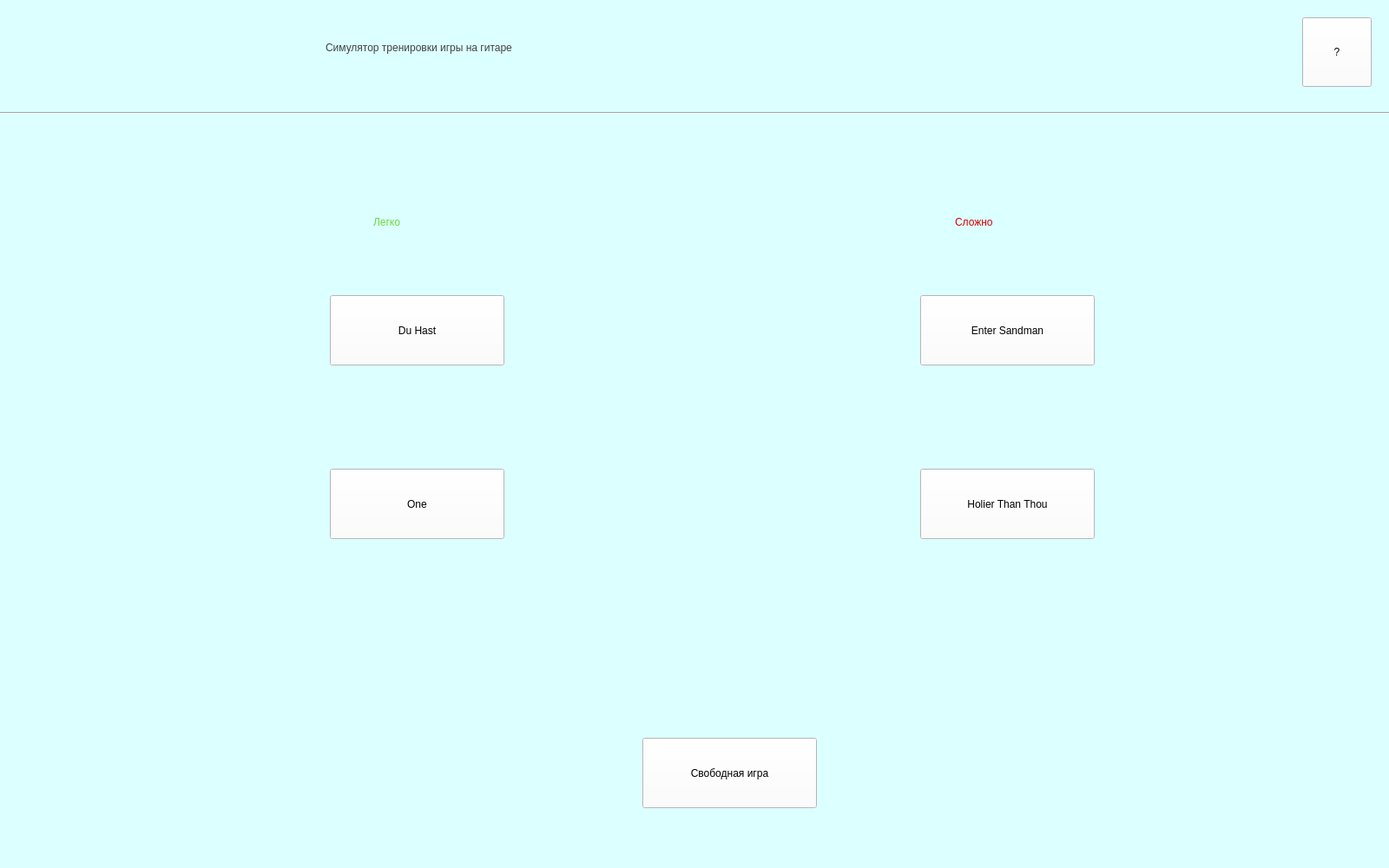
<?xml version="1.0" encoding="UTF-8"?>
<ui version="4.0">
 <class>MainMenu</class>
 <widget class="QMainWindow" name="MainMenu">
  <property name="geometry">
   <rect>
    <x>0</x>
    <y>0</y>
    <width>1600</width>
    <height>1000</height>
   </rect>
  </property>
  <property name="windowTitle">
   <string>MainWindow</string>
  </property>
  <property name="styleSheet">
   <string notr="true">background-color: rgb(220, 255, 255);</string>
  </property>
  <widget class="QWidget" name="widget">
   <widget class="QPushButton" name="hint_button">
    <property name="geometry">
     <rect>
      <x>1500</x>
      <y>20</y>
      <width>80</width>
      <height>80</height>
     </rect>
    </property>
    <property name="styleSheet">
     <string notr="true">background-color: rgb(255, 255, 255);
font: 28pt &quot;MS Shell Dlg 2&quot;;</string>
    </property>
    <property name="text">
     <string>?</string>
    </property>
   </widget>
   <widget class="QLabel" name="label">
    <property name="geometry">
     <rect>
      <x>375</x>
      <y>30</y>
      <width>850</width>
      <height>50</height>
     </rect>
    </property>
    <property name="styleSheet">
     <string notr="true">font: 35pt &quot;MS Shell Dlg 2&quot;;
color: rgb(66, 66, 66);</string>
    </property>
    <property name="text">
     <string>Симулятор тренировки игры на гитаре</string>
    </property>
   </widget>
   <widget class="Line" name="line">
    <property name="geometry">
     <rect>
      <x>0</x>
      <y>120</y>
      <width>1601</width>
      <height>20</height>
     </rect>
    </property>
    <property name="orientation">
     <enum>Qt::Horizontal</enum>
    </property>
   </widget>
   <widget class="QPushButton" name="du_hast_song">
    <property name="geometry">
     <rect>
      <x>380</x>
      <y>340</y>
      <width>201</width>
      <height>81</height>
     </rect>
    </property>
    <property name="styleSheet">
     <string notr="true">font: 25pt &quot;MS Shell Dlg 2&quot;;
background-color: rgb(255, 255, 255);</string>
    </property>
    <property name="text">
     <string>Du Hast</string>
    </property>
   </widget>
   <widget class="QLabel" name="label_2">
    <property name="geometry">
     <rect>
      <x>430</x>
      <y>230</y>
      <width>91</width>
      <height>51</height>
     </rect>
    </property>
    <property name="styleSheet">
     <string notr="true">font: 24pt &quot;MS Shell Dlg 2&quot;;
color: rgb(109, 216, 59);</string>
    </property>
    <property name="text">
     <string>Легко</string>
    </property>
   </widget>
   <widget class="QPushButton" name="one_song">
    <property name="geometry">
     <rect>
      <x>380</x>
      <y>540</y>
      <width>201</width>
      <height>81</height>
     </rect>
    </property>
    <property name="styleSheet">
     <string notr="true">font: 25pt &quot;MS Shell Dlg 2&quot;;
background-color: rgb(255, 255, 255);</string>
    </property>
    <property name="text">
     <string>One</string>
    </property>
   </widget>
   <widget class="QPushButton" name="enter_sandman_song">
    <property name="geometry">
     <rect>
      <x>1060</x>
      <y>340</y>
      <width>201</width>
      <height>81</height>
     </rect>
    </property>
    <property name="styleSheet">
     <string notr="true">font: 20pt &quot;MS Shell Dlg 2&quot;;
background-color: rgb(255, 255, 255);</string>
    </property>
    <property name="text">
     <string>Enter Sandman</string>
    </property>
   </widget>
   <widget class="QPushButton" name="holier_than_thou_song">
    <property name="geometry">
     <rect>
      <x>1060</x>
      <y>540</y>
      <width>201</width>
      <height>81</height>
     </rect>
    </property>
    <property name="styleSheet">
     <string notr="true">font: 18pt &quot;MS Shell Dlg 2&quot;;
background-color: rgb(255, 255, 255);</string>
    </property>
    <property name="text">
     <string>Holier Than Thou</string>
    </property>
   </widget>
   <widget class="QLabel" name="label_3">
    <property name="geometry">
     <rect>
      <x>1100</x>
      <y>230</y>
      <width>111</width>
      <height>51</height>
     </rect>
    </property>
    <property name="styleSheet">
     <string notr="true">font: 24pt &quot;MS Shell Dlg 2&quot;;
color: rgb(218, 0, 0);</string>
    </property>
    <property name="text">
     <string>Сложно</string>
    </property>
   </widget>
   <widget class="QPushButton" name="free_play_button">
    <property name="geometry">
     <rect>
      <x>740</x>
      <y>850</y>
      <width>201</width>
      <height>81</height>
     </rect>
    </property>
    <property name="styleSheet">
     <string notr="true">font: 15pt &quot;MS Shell Dlg 2&quot;;
background-color: rgb(255, 255, 255);</string>
    </property>
    <property name="text">
     <string>Свободная игра</string>
    </property>
   </widget>
  </widget>
  <widget class="QStatusBar" name="statusbar"/>
 </widget>
 <resources/>
 <connections/>
</ui>
